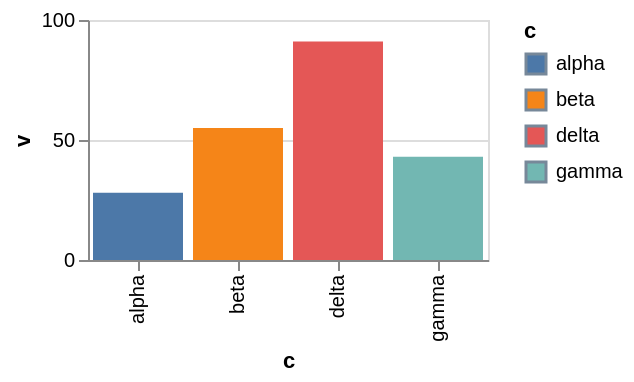

Write a Vega-Lite specification for this figure.
### Vega-Lite specification from a JSON file in a GitHub repository (floating-point values rounded to 4 significant figures)
{"$schema": "https://vega.github.io/schema/vega-lite/v6.json", "width": 200, "height": 120, "data": {"values": [{"c": "alpha", "v": 28, "w": 3, "t": "2024-01-07"}, {"c": "beta", "v": 55, "w": 7, "t": "2024-03-19"}, {"c": "gamma", "v": 43, "w": 5, "t": "2024-06-02"}, {"c": "delta", "v": 91, "w": 9, "t": "2024-09-11"}]}, "mark": "bar", "encoding": {"x": {"field": "c", "type": "nominal"}, "y": {"field": "v", "type": "quantitative"}, "color": {"field": "c", "type": "nominal"}}, "config": {"legend": {"symbolStrokeColor": "lightslategray"}}}
